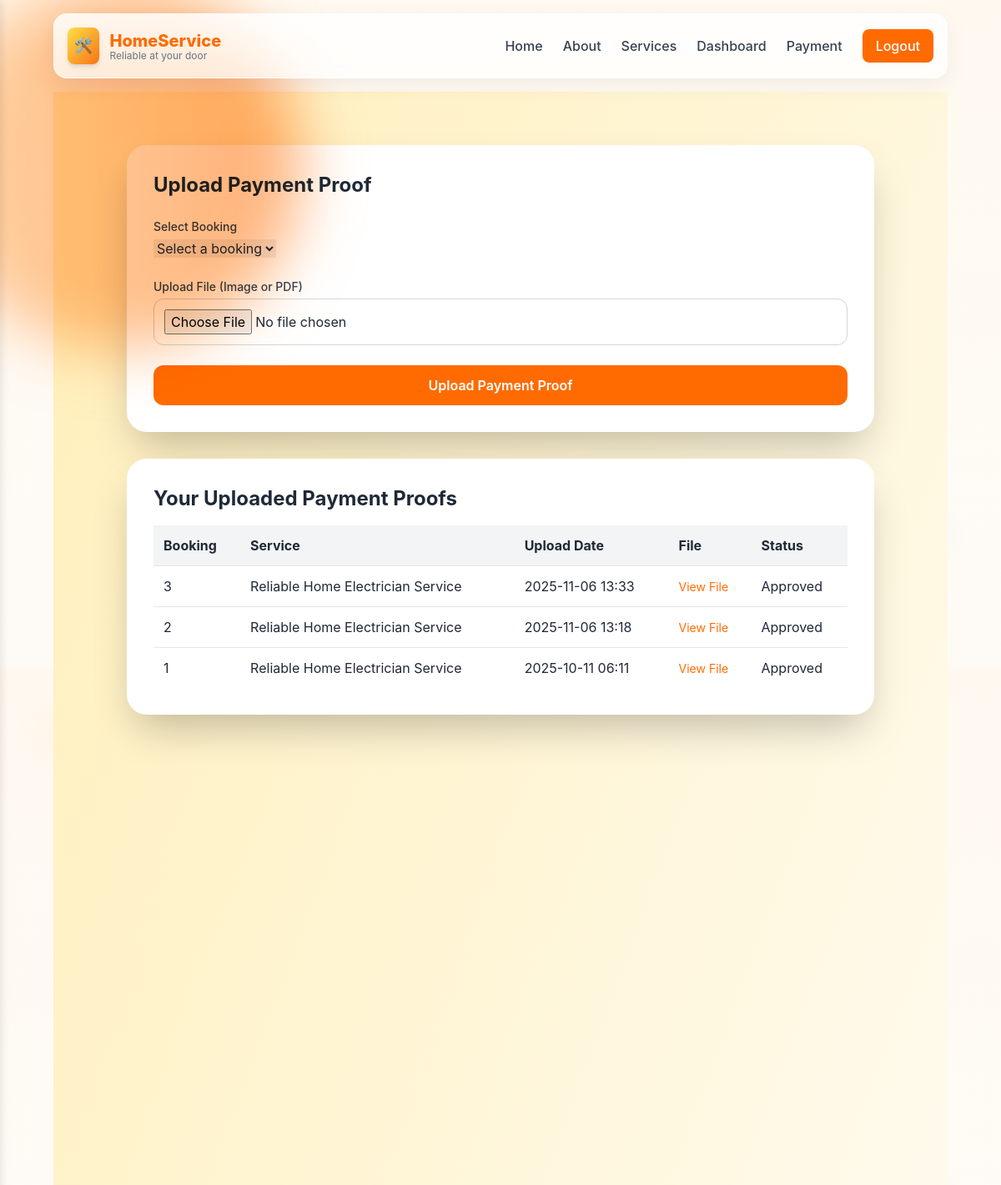
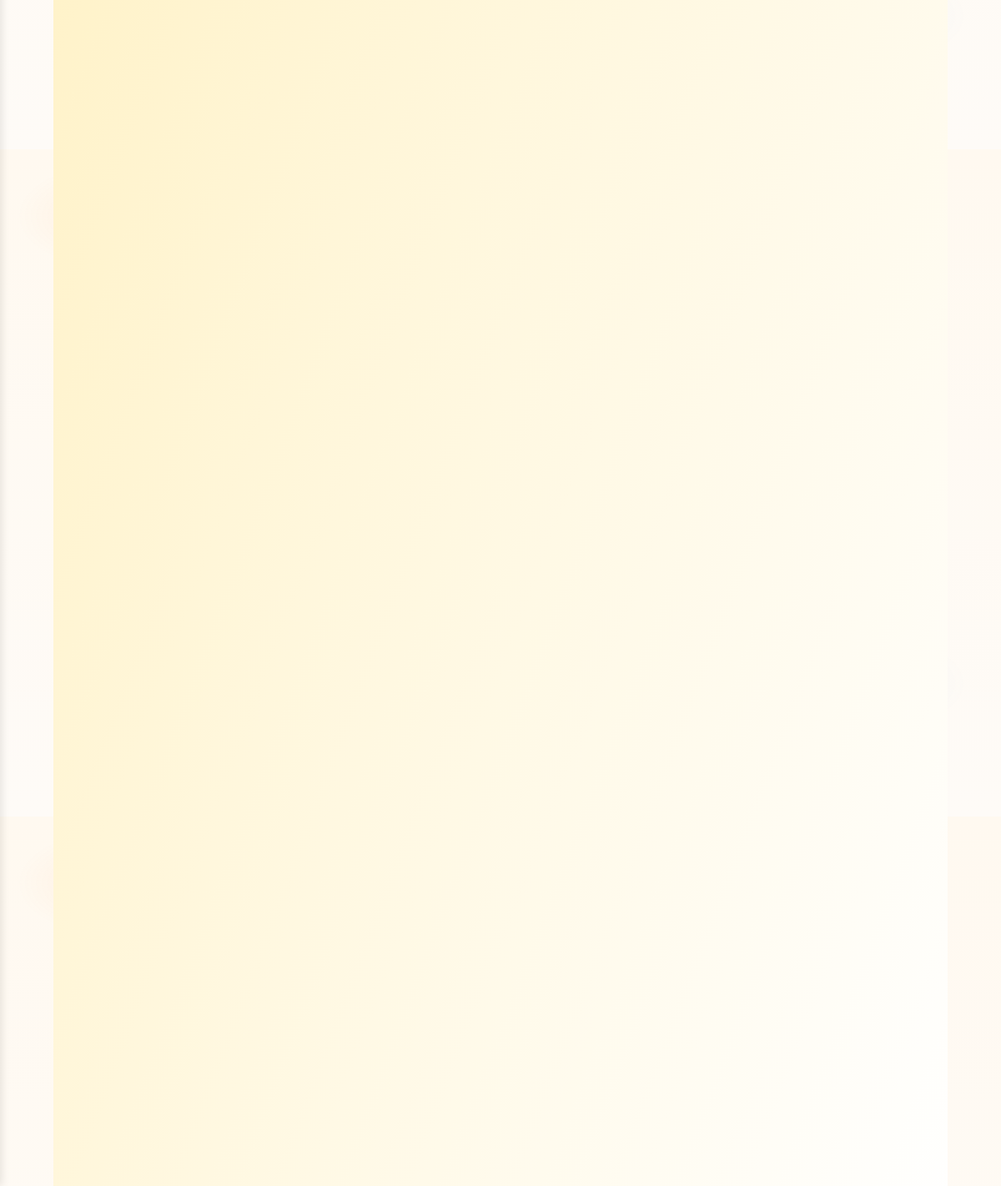
The app's page /upload-payment-proof/ (signed in) with its own data (2 pictures, top to bottom).
### booking/models.py (models this page shows, shortened)
class PaymentProof(models.Model):
    STATUS_CHOICES = (
        ('pending', 'Pending'),
        ('approved', 'Approved'),
        ('rejected', 'Rejected'),
    )
    customer = models.ForeignKey(CustomUser, on_delete=models.CASCADE, related_name='payment_proofs')
    booking = models.ForeignKey(Booking, on_delete=models.CASCADE, related_name='payment_proofs')
    file = models.FileField(upload_to='payment_proofs/')
    upload_date = models.DateTimeField(auto_now_add=True)
    status = models.CharField(max_length=20, choices=STATUS_CHOICES, default='pending')

class Booking(models.Model):
    STATUS_CHOICES = (
        ('pending', 'Pending'),
        ('confirmed', 'Confirmed'),
        ('completed', 'Completed'),
        ('cancelled', 'Cancelled'),
        ('awaiting_payment', 'Awaiting Payment'),
    )
    customer = models.ForeignKey(CustomUser, on_delete=models.CASCADE, related_name='bookings')
    service = models.ForeignKey(Service, on_delete=models.CASCADE)
    date = models.DateField()
    time = models.TimeField()
    status = models.CharField(max_length=20, choices=STATUS_CHOICES, default='pending')
    completion_price = models.DecimalField(max_digits=10, decimal_places=2, null=True, blank=True, validators=[MinValueValidator(0)])

class Service(models.Model):
    title = models.CharField(max_length=200)
    description = models.TextField()
    service_type = models.ForeignKey(ServiceType, on_delete=models.CASCADE, related_name='services')
    image = models.ImageField(upload_to='services/', blank=True, null=True)
    manager = models.ForeignKey(CustomUser, on_delete=models.CASCADE, related_name='services')

### booking/views.py (the view, shortened to what this page needs)
# urls.py: path('upload-payment-proof/', views.upload_payment_proof, name='upload_payment_proof'),
@login_required
def upload_payment_proof(request, booking_id=None):
    if request.user.role == 'customer':
        if request.method == 'POST':
            form = PaymentProofForm(request.POST, request.FILES, user=request.user)
            if form.is_valid():
                payment_proof = form.save(commit=False)
                payment_proof.customer = request.user
                if booking_id:
                    payment_proof.booking = get_object_or_404(Booking, id=booking_id, customer=request.user)
                payment_proof.save()
                messages.success(request, 'Payment proof uploaded successfully!')
                return redirect('customer_dashboard')
        else:
            form = PaymentProofForm(user=request.user)
        payment_proofs = PaymentProof.objects.filter(customer=request.user).order_by('-upload_date')
        context = {
            'form': form,
            'payment_proofs': payment_proofs,
        }
        if booking_id:
            context['booking'] = get_object_or_404(Booking, id=booking_id, customer=request.user)
    return render(request, 'upload_payment_proof.html', context)

### booking/forms.py
class PaymentProofForm(forms.ModelForm):
    booking = forms.ModelChoiceField(
        queryset=Booking.objects.none(),
        required=True,
        empty_label="Select a booking"
    )
    class Meta:
        model = PaymentProof
        fields = ['booking', 'file']
        widgets = {
            'file': forms.FileInput(attrs={
                'class': 'w-full p-3 rounded-xl border border-gray-300',
                'accept': 'image/*,application/pdf'
            }),
        }
    def __init__(self, *args, **kwargs):
        user = kwargs.pop('user', None)
        super().__init__(*args, **kwargs)
        if user:
            self.fields['booking'].queryset = Booking.objects.filter(customer=user, status='awaiting_payment')

### booking/templates/upload_payment_proof.html (shortened to what this page needs)
{% extends 'base.html' %} {% load static %} {% block content %}
<section
  class="min-h-screen bg-gradient-to-br from-[#FFEFBA] to-[#FFFFFF] py-12 sm:py-16 px-4 sm:px-6 lg:px-8"
>
  <div class="container mx-auto max-w-4xl">
     {% if request.user.role == 'customer' %}
    <div
      class="bg-white rounded-xl sm:rounded-3xl shadow-lg sm:shadow-2xl p-4 sm:p-8 mb-6 sm:mb-8"
    >
      <h2 class="text-xl sm:text-2xl font-bold text-gray-800 mb-3 sm:mb-4">
        Upload Payment Proof
      </h2>
      <form
        method="post"
        enctype="multipart/form-data"
        class="space-y-4 sm:space-y-6"
      >
        <div>
          <label class="block text-xs sm:text-sm font-medium text-gray-700 mb-1"
            >Select Booking</label
          >
          {{ form.booking }}
        </div>
        <div>
          <label class="block text-xs sm:text-sm font-medium text-gray-700 mb-1"
            >Upload File (Image or PDF)</label
          >
          {{ form.file }}
        </div>
        <button
          type="submit"
          class="w-full py-2 sm:py-3 bg-[#FF6B00] text-white font-semibold rounded-lg sm:rounded-xl hover:bg-[#e85d00] transition duration-300 text-sm sm:text-base"
        >
          Upload Payment Proof
        </button>
      </form>
    </div>
    <div
      class="bg-white rounded-xl sm:rounded-3xl shadow-lg sm:shadow-2xl p-4 sm:p-8"
    >
      <h3 class="text-xl sm:text-2xl font-bold text-gray-800 mb-3 sm:mb-4">
        Your Uploaded Payment Proofs
      </h3>
      {% if payment_proofs %}
      <div class="overflow-x-auto">
        <table class="w-full text-left min-w-[40rem]">
          <thead>
            <tr class="bg-gray-100">
              <th class="p-2 sm:p-3">Booking</th>
              <th class="p-2 sm:p-3">Service</th>
              <th class="p-2 sm:p-3">Upload Date</th>
              <th class="p-2 sm:p-3">File</th>
              <th class="p-2 sm:p-3">Status</th>
            </tr>
          </thead>
          <tbody>
            {% for proof in payment_proofs %}
            <tr class="border-t">
              <td class="p-2 sm:p-3">{{ proof.booking.id }}</td>
              <td class="p-2 sm:p-3">{{ proof.booking.service.title }}</td>
              <td class="p-2 sm:p-3">
                {{ proof.upload_date|date:"Y-m-d H:i" }}
              </td>
              <td class="p-2 sm:p-3">
                <a
                  href="{{ proof.file.url }}"
                  target="_blank"
                  class="text-[#FF6B00] hover:underline text-xs sm:text-sm"
                  >View File</a
                >
              </td>
              <td class="p-2 sm:p-3">{{ proof.get_status_display }}</td>
            </tr>
            {% endfor %}
          </tbody>
        </table>
      </div>
      {% else %}
      <p class="text-gray-600 text-center text-sm sm:text-base">
        No payment proofs uploaded yet.
      </p>
      {% endif %}
    </div>
    {% endif %}
  </div>
</section>
{% endblock %}

### booking/templates/base.html (style rules this page uses)
:root { --accent: #FF6B00; --accent-2: #FFB86B; --muted: #F7F5F2; }
body { background: radial-gradient(1000px 600px at 10% 10%, rgba(255, 107, 0, 0.06), transparent 10%), radial-gradient(800px 500px at 90% 80%, rgba(0, 122, 255, 0.03), transparent 10%), linear-gradient(180deg, #FFF9F0 0%, #FEFBF7 100%); -webkit-font-smoothing: antialiased; -moz-osx-font-smoothing: grayscale; font-family: Inter, ui-sans-serif, system-ui, -apple-system, "Segoe UI", Roboto, "Helvetica Neue", Arial; color: #1F2937; margin: 0; padding: 0; box-sizing: border-box; overflow-x: hidden; }

### records on screen
PaymentProof: booking.id "3", booking.service "Reliable Home Electrician Service", upload_date "2025-11-06 13:33", status "Approved"
PaymentProof: booking.id "2", booking.service "Reliable Home Electrician Service", upload_date "2025-11-06 13:18", status "Approved"
PaymentProof: booking.id "1", booking.service "Reliable Home Electrician Service", upload_date "2025-10-11 06:11", status "Approved"
